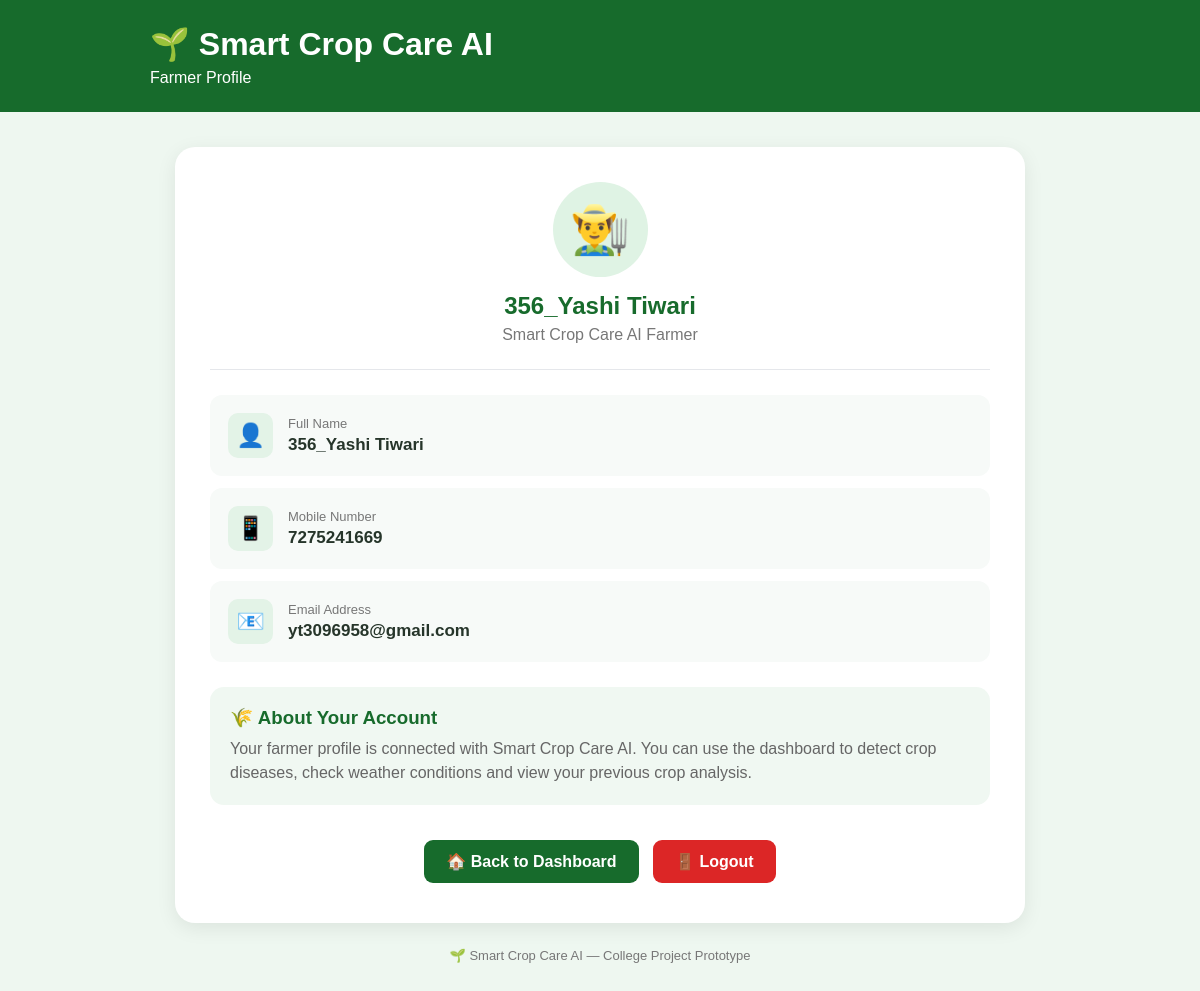
Screenshot of /profile (signed in) with the database file from the repository.
### tables this page shows
CREATE TABLE users(
        id INTEGER PRIMARY KEY AUTOINCREMENT,
        fullname TEXT NOT NULL,
        mobile TEXT UNIQUE NOT NULL,
        email TEXT UNIQUE NOT NULL,
        password TEXT NOT NULL,
        created_at TIMESTAMP DEFAULT CURRENT_TIMESTAMP
    );

### app.py (the view)
@app.route("/profile")
def profile():
    if "user_id" not in session:
        return redirect(
            url_for("login")
        )
    conn = get_db()
    cursor = conn.cursor()
    cursor.execute("""
        SELECT
            id,
            fullname,
            mobile,
            email
        FROM users
        WHERE id = ?
    """, (
        session["user_id"],
    ))
    user = cursor.fetchone()
    conn.close()
    return render_template(
        "profile.html",
        user=user
    )

### app.py (called while the page is built)
def get_db():
    conn = sqlite3.connect(
        DATABASE,
        timeout=30
    )
    conn.row_factory = sqlite3.Row
    conn.execute(
        "PRAGMA busy_timeout = 30000"
    )
    conn.execute(
        "PRAGMA journal_mode = WAL"
    )
    return conn

### templates/profile.html (shortened to what this page needs)
<!DOCTYPE html>
<html lang="en">
<head>
</head>
<body>
<div class="header">
    <div class="header-content">
        <h1>🌱 Smart Crop Care AI</h1>
        <p>
            Farmer Profile
        </p>
    </div>
</div>
<div class="container">
    <div class="profile-card">
        <div class="profile-top">
            <div class="avatar">
                👨‍🌾
            </div>
            <h2>
                {{ user["fullname"] }}
            </h2>
            <p>
                Smart Crop Care AI Farmer
            </p>
        </div>
        <div class="details">
            <div class="detail-row">
                <div class="detail-icon">
                    👤
                </div>
                <div class="detail-content">
                    <div class="detail-label">
                        Full Name
                    </div>
                    <div class="detail-value">
                        {{ user["fullname"] }}
                    </div>
                </div>
            </div>
            <div class="detail-row">
                <div class="detail-icon">
                    📱
                </div>
                <div class="detail-content">
                    <div class="detail-label">
                        Mobile Number
                    </div>
                    <div class="detail-value">
                        {{ user["mobile"] }}
                    </div>
                </div>
            </div>
            <div class="detail-row">
                <div class="detail-icon">
                    📧
                </div>
                <div class="detail-content">
                    <div class="detail-label">
                        Email Address
                    </div>
                    <div class="detail-value">
                        {{ user["email"] }}
                    </div>
                </div>
            </div>
        </div>
        <div class="farmer-section">
            <h3>
                🌾 About Your Account
            </h3>
            <p>
                Your farmer profile is connected with
                Smart Crop Care AI. You can use the
                dashboard to detect crop diseases,
                check weather conditions and view
                your previous crop analysis.
            </p>
        </div>
        <div class="buttons">
            <a
                href="{{ url_for('dashboard') }}"
                class="btn dashboard-btn"
            >
                🏠 Back to Dashboard
            </a>
            <a
                href="{{ url_for('logout') }}"
                class="btn logout-btn"
            >
                🚪 Logout
            </a>
        </div>
    </div>
    <div class="footer">
        🌱 Smart Crop Care AI —
        College Project Prototype
    </div>
</div>
</body>
</html>

### templates/profile.html (style rules this page uses)
* { box-sizing: border-box; margin: 0; padding: 0; font-family: Arial, sans-serif; }
body { background: #eef7f0; color: #26352a; min-height: 100vh; }
.header { background: #176b2c; color: white; padding: 25px; }
.header-content { max-width: 900px; margin: auto; }
.header h1 { margin-bottom: 6px; }
.container { width: 90%; max-width: 850px; margin: 35px auto; }
.profile-card { background: white; border-radius: 20px; padding: 35px; box-shadow: 0 5px 20px rgba(0,0,0,0.08); }
.profile-top { text-align: center; padding-bottom: 25px; border-bottom: 1px solid #e5e7eb; }
.avatar { width: 95px; height: 95px; margin: auto; border-radius: 50%; background: #dff3e4; display: flex; align-items: center; justify-content: center; font-size: 48px; }
.profile-top h2 { color: #176b2c; margin-top: 15px; }
.profile-top p { color: #777; margin-top: 6px; }
.details { margin-top: 25px; }
.detail-row { display: flex; align-items: center; gap: 15px; padding: 18px; margin-bottom: 12px; background: #f7faf8; border-radius: 12px; }
.detail-icon { width: 45px; height: 45px; border-radius: 10px; background: #e3f3e7; display: flex; align-items: center; justify-content: center; font-size: 23px; }
.detail-content { flex: 1; }
.detail-label { color: #777; font-size: 13px; margin-bottom: 4px; }
.detail-value { font-size: 17px; font-weight: bold; color: #26352a; word-break: break-word; }
.farmer-section { margin-top: 25px; padding: 20px; background: #f0f8f2; border-radius: 14px; }
.farmer-section h3 { color: #176b2c; margin-bottom: 8px; }
.farmer-section p { color: #666; line-height: 1.5; }
.buttons { text-align: center; margin-top: 30px; }
.btn { display: inline-block; padding: 12px 22px; margin: 5px; border-radius: 9px; text-decoration: none; font-weight: bold; }
.dashboard-btn { background: #176b2c; color: white; }
.logout-btn { background: #dc2626; color: white; }
.footer { text-align: center; color: #777; font-size: 13px; margin: 25px 0; }

### rows the page displays
users: fullname "356_Yashi Tiwari", mobile "7275241669", email "yt3096958@gmail.com"
